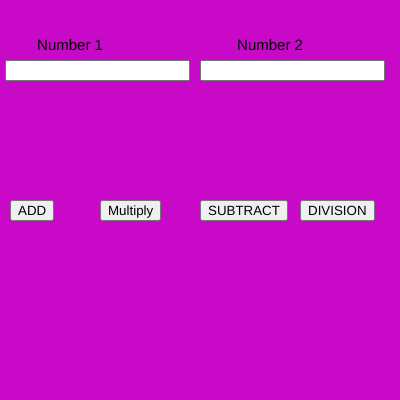
Frame 1 (no input)
Frame 60 (no input): identical to frame 1, image omitted
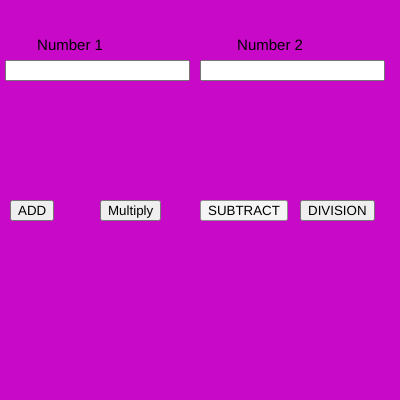
Frame 120 (the mouse pressed at the canvas centre since frame 60)

The p5.js sketch that drew these frames (run headless with seeded random() and noise() and a simulated clock; from frame 60 on, the mouse is pressed at the canvas centre):

// p5.js sketch
// ── sketch.js
var n1,n2;
var b1,b2,b3,b4;

function setup() {
  
  createCanvas(400, 400);
  
  num1 = createInput();
  num1.position(5, 60);
  
  num2 = createInput();
  num2.position(200, 60);
  
  b1 = createButton("ADD");
  b1.position(10, 200);
  b1.mousePressed(add);
  
  b2 = createButton("Multiply");
  b2.position(100, 200);
  b2.mousePressed(mul);
  
  b3 = createButton("SUBTRACT");
  b3.position(200,200);
  b3.mousePressed(sub);

  b4 = createButton("DIVISION");
  b4.position(300, 200);
  b4.mousePressed(div);

  
  textAlign(CENTER);
  textSize(15);
}

function draw() {
  background(200,10,200)
  text("Number 1",70,50)
  text("Number 2",270,50)
  

}

function add(){
  var m1 =parseInt(num1.value())
  var m2 = parseInt(num2.value())
  var sum = m1+m2
  console.log(sum)
}
function sub(){
  var m1 =parseInt(num1.value())
  var m2 = parseInt(num2.value())
  var sub = m1-m2
  console.log(sub)
}
function div(){
  var m1 =parseInt(num1.value())
  var m2 = parseInt(num2.value())
  var div = m1/m2
  console.log(div)
}
function mul(){
  var m1 =parseInt(num1.value())
  var m2 = parseInt(num2.value())
  var product = m1*m2
  console.log(product)
}
